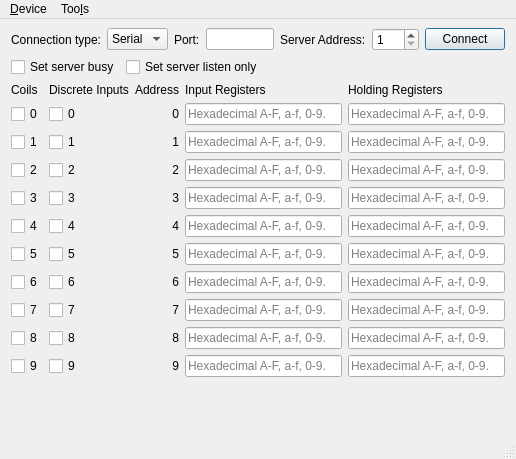
<?xml version="1.0" encoding="UTF-8"?>
<ui version="4.0">
 <class>MainWindow</class>
 <widget class="QMainWindow" name="MainWindow">
  <property name="geometry">
   <rect>
    <x>0</x>
    <y>0</y>
    <width>516</width>
    <height>459</height>
   </rect>
  </property>
  <property name="windowTitle">
   <string>Modbus Server Example</string>
  </property>
  <widget class="QWidget" name="centralWidget">
   <layout class="QVBoxLayout" name="verticalLayout">
    <property name="topMargin">
     <number>9</number>
    </property>
    <property name="bottomMargin">
     <number>0</number>
    </property>
    <item>
     <layout class="QGridLayout" name="gridLayout">
      <item row="0" column="5">
       <widget class="QLabel" name="label_27">
        <property name="sizePolicy">
         <sizepolicy hsizetype="Maximum" vsizetype="Preferred">
          <horstretch>0</horstretch>
          <verstretch>0</verstretch>
         </sizepolicy>
        </property>
        <property name="text">
         <string>Server Address:</string>
        </property>
       </widget>
      </item>
      <item row="0" column="7">
       <widget class="QPushButton" name="connectButton">
        <property name="sizePolicy">
         <sizepolicy hsizetype="Maximum" vsizetype="Fixed">
          <horstretch>0</horstretch>
          <verstretch>0</verstretch>
         </sizepolicy>
        </property>
        <property name="text">
         <string>Connect</string>
        </property>
        <property name="checkable">
         <bool>false</bool>
        </property>
        <property name="autoDefault">
         <bool>false</bool>
        </property>
        <property name="default">
         <bool>true</bool>
        </property>
       </widget>
      </item>
      <item row="0" column="6">
       <widget class="QSpinBox" name="serverEdit">
        <property name="sizePolicy">
         <sizepolicy hsizetype="Maximum" vsizetype="Fixed">
          <horstretch>0</horstretch>
          <verstretch>0</verstretch>
         </sizepolicy>
        </property>
        <property name="minimum">
         <number>1</number>
        </property>
        <property name="maximum">
         <number>247</number>
        </property>
       </widget>
      </item>
      <item row="0" column="4">
       <spacer name="horizontalSpacer">
        <property name="orientation">
         <enum>Qt::Horizontal</enum>
        </property>
        <property name="sizeHint" stdset="0">
         <size>
          <width>40</width>
          <height>20</height>
         </size>
        </property>
       </spacer>
      </item>
      <item row="0" column="1">
       <widget class="QComboBox" name="connectType">
        <item>
         <property name="text">
          <string>Serial</string>
         </property>
        </item>
        <item>
         <property name="text">
          <string>TCP</string>
         </property>
        </item>
       </widget>
      </item>
      <item row="0" column="2">
       <widget class="QLabel" name="label_2">
        <property name="sizePolicy">
         <sizepolicy hsizetype="Maximum" vsizetype="Preferred">
          <horstretch>0</horstretch>
          <verstretch>0</verstretch>
         </sizepolicy>
        </property>
        <property name="text">
         <string>Port:</string>
        </property>
       </widget>
      </item>
      <item row="0" column="0">
       <widget class="QLabel" name="label">
        <property name="text">
         <string>Connection type:</string>
        </property>
       </widget>
      </item>
      <item row="0" column="3">
       <widget class="QLineEdit" name="portEdit">
        <property name="sizePolicy">
         <sizepolicy hsizetype="Preferred" vsizetype="Fixed">
          <horstretch>0</horstretch>
          <verstretch>0</verstretch>
         </sizepolicy>
        </property>
       </widget>
      </item>
     </layout>
    </item>
    <item>
     <layout class="QHBoxLayout" name="horizontalLayout">
      <item>
       <widget class="QCheckBox" name="setBusyBox">
        <property name="text">
         <string>Set server busy</string>
        </property>
       </widget>
      </item>
      <item>
       <widget class="QCheckBox" name="listenOnlyBox">
        <property name="text">
         <string>Set server listen only</string>
        </property>
       </widget>
      </item>
      <item>
       <spacer name="horizontalSpacer_2">
        <property name="orientation">
         <enum>Qt::Horizontal</enum>
        </property>
        <property name="sizeHint" stdset="0">
         <size>
          <width>40</width>
          <height>20</height>
         </size>
        </property>
       </spacer>
      </item>
     </layout>
    </item>
    <item>
     <spacer name="verticalSpacer">
      <property name="orientation">
       <enum>Qt::Vertical</enum>
      </property>
      <property name="sizeType">
       <enum>QSizePolicy::Maximum</enum>
      </property>
      <property name="sizeHint" stdset="0">
       <size>
        <width>20</width>
        <height>0</height>
       </size>
      </property>
     </spacer>
    </item>
    <item>
     <layout class="QGridLayout" name="gridLayout_2">
      <item row="3" column="1">
       <widget class="QCheckBox" name="disc_2">
        <property name="text">
         <string>2</string>
        </property>
       </widget>
      </item>
      <item row="3" column="2">
       <widget class="QLabel" name="label_23">
        <property name="text">
         <string>2</string>
        </property>
        <property name="alignment">
         <set>Qt::AlignRight|Qt::AlignTrailing|Qt::AlignVCenter</set>
        </property>
       </widget>
      </item>
      <item row="3" column="4">
       <widget class="QLineEdit" name="holdReg_2">
        <property name="maxLength">
         <number>32767</number>
        </property>
        <property name="placeholderText">
         <string>Hexadecimal A-F, a-f, 0-9.</string>
        </property>
       </widget>
      </item>
      <item row="4" column="0">
       <widget class="QCheckBox" name="coils_3">
        <property name="sizePolicy">
         <sizepolicy hsizetype="Maximum" vsizetype="Fixed">
          <horstretch>0</horstretch>
          <verstretch>0</verstretch>
         </sizepolicy>
        </property>
        <property name="text">
         <string>3</string>
        </property>
       </widget>
      </item>
      <item row="3" column="3">
       <widget class="QLineEdit" name="inReg_2">
        <property name="maxLength">
         <number>32767</number>
        </property>
        <property name="placeholderText">
         <string>Hexadecimal A-F, a-f, 0-9.</string>
        </property>
       </widget>
      </item>
      <item row="4" column="1">
       <widget class="QCheckBox" name="disc_3">
        <property name="text">
         <string>3</string>
        </property>
       </widget>
      </item>
      <item row="4" column="2">
       <widget class="QLabel" name="label_11">
        <property name="text">
         <string>3</string>
        </property>
        <property name="alignment">
         <set>Qt::AlignRight|Qt::AlignTrailing|Qt::AlignVCenter</set>
        </property>
       </widget>
      </item>
      <item row="4" column="3">
       <widget class="QLineEdit" name="inReg_3">
        <property name="maxLength">
         <number>32767</number>
        </property>
        <property name="placeholderText">
         <string>Hexadecimal A-F, a-f, 0-9.</string>
        </property>
       </widget>
      </item>
      <item row="5" column="0">
       <widget class="QCheckBox" name="coils_4">
        <property name="sizePolicy">
         <sizepolicy hsizetype="Maximum" vsizetype="Fixed">
          <horstretch>0</horstretch>
          <verstretch>0</verstretch>
         </sizepolicy>
        </property>
        <property name="text">
         <string>4</string>
        </property>
       </widget>
      </item>
      <item row="4" column="4">
       <widget class="QLineEdit" name="holdReg_3">
        <property name="maxLength">
         <number>32767</number>
        </property>
        <property name="placeholderText">
         <string>Hexadecimal A-F, a-f, 0-9.</string>
        </property>
       </widget>
      </item>
      <item row="5" column="1">
       <widget class="QCheckBox" name="disc_4">
        <property name="text">
         <string>4</string>
        </property>
       </widget>
      </item>
      <item row="5" column="2">
       <widget class="QLabel" name="label_8">
        <property name="text">
         <string>4</string>
        </property>
        <property name="alignment">
         <set>Qt::AlignRight|Qt::AlignTrailing|Qt::AlignVCenter</set>
        </property>
       </widget>
      </item>
      <item row="5" column="3">
       <widget class="QLineEdit" name="inReg_4">
        <property name="maxLength">
         <number>32767</number>
        </property>
        <property name="placeholderText">
         <string>Hexadecimal A-F, a-f, 0-9.</string>
        </property>
       </widget>
      </item>
      <item row="5" column="4">
       <widget class="QLineEdit" name="holdReg_4">
        <property name="maxLength">
         <number>32767</number>
        </property>
        <property name="placeholderText">
         <string>Hexadecimal A-F, a-f, 0-9.</string>
        </property>
       </widget>
      </item>
      <item row="6" column="0">
       <widget class="QCheckBox" name="coils_5">
        <property name="sizePolicy">
         <sizepolicy hsizetype="Maximum" vsizetype="Fixed">
          <horstretch>0</horstretch>
          <verstretch>0</verstretch>
         </sizepolicy>
        </property>
        <property name="text">
         <string>5</string>
        </property>
       </widget>
      </item>
      <item row="6" column="3">
       <widget class="QLineEdit" name="inReg_5">
        <property name="maxLength">
         <number>32767</number>
        </property>
        <property name="placeholderText">
         <string>Hexadecimal A-F, a-f, 0-9.</string>
        </property>
       </widget>
      </item>
      <item row="6" column="1">
       <widget class="QCheckBox" name="disc_5">
        <property name="text">
         <string>5</string>
        </property>
       </widget>
      </item>
      <item row="6" column="2">
       <widget class="QLabel" name="label_12">
        <property name="text">
         <string>5</string>
        </property>
        <property name="alignment">
         <set>Qt::AlignRight|Qt::AlignTrailing|Qt::AlignVCenter</set>
        </property>
       </widget>
      </item>
      <item row="6" column="4">
       <widget class="QLineEdit" name="holdReg_5">
        <property name="maxLength">
         <number>32767</number>
        </property>
        <property name="placeholderText">
         <string>Hexadecimal A-F, a-f, 0-9.</string>
        </property>
       </widget>
      </item>
      <item row="7" column="0">
       <widget class="QCheckBox" name="coils_6">
        <property name="sizePolicy">
         <sizepolicy hsizetype="Maximum" vsizetype="Fixed">
          <horstretch>0</horstretch>
          <verstretch>0</verstretch>
         </sizepolicy>
        </property>
        <property name="text">
         <string>6</string>
        </property>
       </widget>
      </item>
      <item row="1" column="4">
       <widget class="QLineEdit" name="holdReg_0">
        <property name="maxLength">
         <number>32767</number>
        </property>
        <property name="placeholderText">
         <string>Hexadecimal A-F, a-f, 0-9.</string>
        </property>
       </widget>
      </item>
      <item row="2" column="0">
       <widget class="QCheckBox" name="coils_1">
        <property name="sizePolicy">
         <sizepolicy hsizetype="Maximum" vsizetype="Fixed">
          <horstretch>0</horstretch>
          <verstretch>0</verstretch>
         </sizepolicy>
        </property>
        <property name="text">
         <string>1</string>
        </property>
       </widget>
      </item>
      <item row="2" column="1">
       <widget class="QCheckBox" name="disc_1">
        <property name="text">
         <string>1</string>
        </property>
       </widget>
      </item>
      <item row="2" column="2">
       <widget class="QLabel" name="label_22">
        <property name="text">
         <string>1</string>
        </property>
        <property name="alignment">
         <set>Qt::AlignRight|Qt::AlignTrailing|Qt::AlignVCenter</set>
        </property>
       </widget>
      </item>
      <item row="2" column="3">
       <widget class="QLineEdit" name="inReg_1">
        <property name="maxLength">
         <number>32767</number>
        </property>
        <property name="placeholderText">
         <string>Hexadecimal A-F, a-f, 0-9.</string>
        </property>
       </widget>
      </item>
      <item row="2" column="4">
       <widget class="QLineEdit" name="holdReg_1">
        <property name="maxLength">
         <number>32767</number>
        </property>
        <property name="placeholderText">
         <string>Hexadecimal A-F, a-f, 0-9.</string>
        </property>
       </widget>
      </item>
      <item row="3" column="0">
       <widget class="QCheckBox" name="coils_2">
        <property name="sizePolicy">
         <sizepolicy hsizetype="Maximum" vsizetype="Fixed">
          <horstretch>0</horstretch>
          <verstretch>0</verstretch>
         </sizepolicy>
        </property>
        <property name="text">
         <string>2</string>
        </property>
       </widget>
      </item>
      <item row="10" column="3">
       <widget class="QLineEdit" name="inReg_9">
        <property name="maxLength">
         <number>32767</number>
        </property>
        <property name="placeholderText">
         <string>Hexadecimal A-F, a-f, 0-9.</string>
        </property>
       </widget>
      </item>
      <item row="10" column="2">
       <widget class="QLabel" name="label_16">
        <property name="text">
         <string>9</string>
        </property>
        <property name="alignment">
         <set>Qt::AlignRight|Qt::AlignTrailing|Qt::AlignVCenter</set>
        </property>
       </widget>
      </item>
      <item row="10" column="1">
       <widget class="QCheckBox" name="disc_9">
        <property name="text">
         <string>9</string>
        </property>
       </widget>
      </item>
      <item row="10" column="4">
       <widget class="QLineEdit" name="holdReg_9">
        <property name="maxLength">
         <number>32767</number>
        </property>
        <property name="placeholderText">
         <string>Hexadecimal A-F, a-f, 0-9.</string>
        </property>
       </widget>
      </item>
      <item row="7" column="3">
       <widget class="QLineEdit" name="inReg_6">
        <property name="maxLength">
         <number>32767</number>
        </property>
        <property name="placeholderText">
         <string>Hexadecimal A-F, a-f, 0-9.</string>
        </property>
       </widget>
      </item>
      <item row="7" column="1">
       <widget class="QCheckBox" name="disc_6">
        <property name="text">
         <string>6</string>
        </property>
       </widget>
      </item>
      <item row="7" column="4">
       <widget class="QLineEdit" name="holdReg_6">
        <property name="maxLength">
         <number>32767</number>
        </property>
        <property name="placeholderText">
         <string>Hexadecimal A-F, a-f, 0-9.</string>
        </property>
       </widget>
      </item>
      <item row="8" column="0">
       <widget class="QCheckBox" name="coils_7">
        <property name="sizePolicy">
         <sizepolicy hsizetype="Maximum" vsizetype="Fixed">
          <horstretch>0</horstretch>
          <verstretch>0</verstretch>
         </sizepolicy>
        </property>
        <property name="text">
         <string>7</string>
        </property>
       </widget>
      </item>
      <item row="7" column="2">
       <widget class="QLabel" name="label_13">
        <property name="text">
         <string>6</string>
        </property>
        <property name="alignment">
         <set>Qt::AlignRight|Qt::AlignTrailing|Qt::AlignVCenter</set>
        </property>
       </widget>
      </item>
      <item row="8" column="1">
       <widget class="QCheckBox" name="disc_7">
        <property name="text">
         <string>7</string>
        </property>
       </widget>
      </item>
      <item row="8" column="3">
       <widget class="QLineEdit" name="inReg_7">
        <property name="maxLength">
         <number>32767</number>
        </property>
        <property name="placeholderText">
         <string>Hexadecimal A-F, a-f, 0-9.</string>
        </property>
       </widget>
      </item>
      <item row="8" column="2">
       <widget class="QLabel" name="label_14">
        <property name="text">
         <string>7</string>
        </property>
        <property name="alignment">
         <set>Qt::AlignRight|Qt::AlignTrailing|Qt::AlignVCenter</set>
        </property>
       </widget>
      </item>
      <item row="8" column="4">
       <widget class="QLineEdit" name="holdReg_7">
        <property name="maxLength">
         <number>32767</number>
        </property>
        <property name="placeholderText">
         <string>Hexadecimal A-F, a-f, 0-9.</string>
        </property>
       </widget>
      </item>
      <item row="9" column="0">
       <widget class="QCheckBox" name="coils_8">
        <property name="sizePolicy">
         <sizepolicy hsizetype="Maximum" vsizetype="Fixed">
          <horstretch>0</horstretch>
          <verstretch>0</verstretch>
         </sizepolicy>
        </property>
        <property name="text">
         <string>8</string>
        </property>
       </widget>
      </item>
      <item row="9" column="1">
       <widget class="QCheckBox" name="disc_8">
        <property name="text">
         <string>8</string>
        </property>
       </widget>
      </item>
      <item row="9" column="2">
       <widget class="QLabel" name="label_15">
        <property name="text">
         <string>8</string>
        </property>
        <property name="alignment">
         <set>Qt::AlignRight|Qt::AlignTrailing|Qt::AlignVCenter</set>
        </property>
       </widget>
      </item>
      <item row="9" column="3">
       <widget class="QLineEdit" name="inReg_8">
        <property name="maxLength">
         <number>32767</number>
        </property>
        <property name="placeholderText">
         <string>Hexadecimal A-F, a-f, 0-9.</string>
        </property>
       </widget>
      </item>
      <item row="10" column="0">
       <widget class="QCheckBox" name="coils_9">
        <property name="sizePolicy">
         <sizepolicy hsizetype="Maximum" vsizetype="Fixed">
          <horstretch>0</horstretch>
          <verstretch>0</verstretch>
         </sizepolicy>
        </property>
        <property name="text">
         <string>9</string>
        </property>
       </widget>
      </item>
      <item row="9" column="4">
       <widget class="QLineEdit" name="holdReg_8">
        <property name="maxLength">
         <number>32767</number>
        </property>
        <property name="placeholderText">
         <string>Hexadecimal A-F, a-f, 0-9.</string>
        </property>
       </widget>
      </item>
      <item row="0" column="1">
       <widget class="QLabel" name="discreteInputs">
        <property name="text">
         <string>Discrete Inputs</string>
        </property>
       </widget>
      </item>
      <item row="0" column="3">
       <widget class="QLabel" name="inputRegisters">
        <property name="text">
         <string>Input Registers</string>
        </property>
       </widget>
      </item>
      <item row="0" column="0">
       <widget class="QLabel" name="coils">
        <property name="sizePolicy">
         <sizepolicy hsizetype="Maximum" vsizetype="Preferred">
          <horstretch>0</horstretch>
          <verstretch>0</verstretch>
         </sizepolicy>
        </property>
        <property name="text">
         <string>Coils</string>
        </property>
       </widget>
      </item>
      <item row="0" column="2">
       <widget class="QLabel" name="address">
        <property name="text">
         <string>Address</string>
        </property>
        <property name="alignment">
         <set>Qt::AlignRight|Qt::AlignTrailing|Qt::AlignVCenter</set>
        </property>
       </widget>
      </item>
      <item row="0" column="4">
       <widget class="QLabel" name="holdingRegisters">
        <property name="text">
         <string>Holding Registers</string>
        </property>
       </widget>
      </item>
      <item row="1" column="0">
       <widget class="QCheckBox" name="coils_0">
        <property name="sizePolicy">
         <sizepolicy hsizetype="Maximum" vsizetype="Fixed">
          <horstretch>0</horstretch>
          <verstretch>0</verstretch>
         </sizepolicy>
        </property>
        <property name="text">
         <string>0</string>
        </property>
       </widget>
      </item>
      <item row="1" column="1">
       <widget class="QCheckBox" name="disc_0">
        <property name="text">
         <string>0</string>
        </property>
       </widget>
      </item>
      <item row="1" column="3">
       <widget class="QLineEdit" name="inReg_0">
        <property name="maxLength">
         <number>32767</number>
        </property>
        <property name="placeholderText">
         <string>Hexadecimal A-F, a-f, 0-9.</string>
        </property>
       </widget>
      </item>
      <item row="1" column="2">
       <widget class="QLabel" name="label_21">
        <property name="text">
         <string>0</string>
        </property>
        <property name="alignment">
         <set>Qt::AlignRight|Qt::AlignTrailing|Qt::AlignVCenter</set>
        </property>
       </widget>
      </item>
     </layout>
    </item>
    <item>
     <spacer name="verticalSpacer_2">
      <property name="orientation">
       <enum>Qt::Vertical</enum>
      </property>
      <property name="sizeType">
       <enum>QSizePolicy::MinimumExpanding</enum>
      </property>
      <property name="sizeHint" stdset="0">
       <size>
        <width>20</width>
        <height>0</height>
       </size>
      </property>
     </spacer>
    </item>
   </layout>
  </widget>
  <widget class="QStatusBar" name="statusBar"/>
  <widget class="QMenuBar" name="menuBar">
   <property name="geometry">
    <rect>
     <x>0</x>
     <y>0</y>
     <width>516</width>
     <height>22</height>
    </rect>
   </property>
   <widget class="QMenu" name="menu_Device">
    <property name="title">
     <string>&amp;Device</string>
    </property>
    <addaction name="actionConnect"/>
    <addaction name="actionDisconnect"/>
    <addaction name="separator"/>
    <addaction name="actionExit"/>
   </widget>
   <widget class="QMenu" name="menuToo_ls">
    <property name="title">
     <string>Too&amp;ls</string>
    </property>
    <addaction name="actionOptions"/>
   </widget>
   <addaction name="menu_Device"/>
   <addaction name="menuToo_ls"/>
  </widget>
  <action name="actionConnect">
   <property name="icon">
    <iconset resource="device-simulator.qrc">
     <normaloff>:/images/connect.png</normaloff>:/images/connect.png</iconset>
   </property>
   <property name="text">
    <string>&amp;Connect</string>
   </property>
  </action>
  <action name="actionDisconnect">
   <property name="icon">
    <iconset resource="device-simulator.qrc">
     <normaloff>:/images/disconnect.png</normaloff>:/images/disconnect.png</iconset>
   </property>
   <property name="text">
    <string>&amp;Disconnect</string>
   </property>
  </action>
  <action name="actionExit">
   <property name="icon">
    <iconset resource="device-simulator.qrc">
     <normaloff>:/images/application-exit.png</normaloff>:/images/application-exit.png</iconset>
   </property>
   <property name="text">
    <string>&amp;Quit</string>
   </property>
  </action>
  <action name="actionOptions">
   <property name="icon">
    <iconset resource="device-simulator.qrc">
     <normaloff>:/images/settings.png</normaloff>:/images/settings.png</iconset>
   </property>
   <property name="text">
    <string>&amp;Options</string>
   </property>
  </action>
 </widget>
 <layoutdefault spacing="6" margin="11"/>
 <tabstops>
  <tabstop>connectType</tabstop>
  <tabstop>portEdit</tabstop>
  <tabstop>serverEdit</tabstop>
  <tabstop>connectButton</tabstop>
  <tabstop>coils_0</tabstop>
  <tabstop>disc_0</tabstop>
  <tabstop>inReg_0</tabstop>
  <tabstop>holdReg_0</tabstop>
  <tabstop>coils_1</tabstop>
  <tabstop>disc_1</tabstop>
  <tabstop>inReg_1</tabstop>
  <tabstop>holdReg_1</tabstop>
  <tabstop>coils_2</tabstop>
  <tabstop>disc_2</tabstop>
  <tabstop>inReg_2</tabstop>
  <tabstop>holdReg_2</tabstop>
  <tabstop>coils_3</tabstop>
  <tabstop>disc_3</tabstop>
  <tabstop>inReg_3</tabstop>
  <tabstop>holdReg_3</tabstop>
  <tabstop>coils_4</tabstop>
  <tabstop>disc_4</tabstop>
  <tabstop>inReg_4</tabstop>
  <tabstop>holdReg_4</tabstop>
  <tabstop>coils_5</tabstop>
  <tabstop>disc_5</tabstop>
  <tabstop>inReg_5</tabstop>
  <tabstop>holdReg_5</tabstop>
  <tabstop>coils_6</tabstop>
  <tabstop>disc_6</tabstop>
  <tabstop>inReg_6</tabstop>
  <tabstop>holdReg_6</tabstop>
  <tabstop>coils_7</tabstop>
  <tabstop>disc_7</tabstop>
  <tabstop>inReg_7</tabstop>
  <tabstop>holdReg_7</tabstop>
  <tabstop>coils_8</tabstop>
  <tabstop>disc_8</tabstop>
  <tabstop>inReg_8</tabstop>
  <tabstop>holdReg_8</tabstop>
  <tabstop>coils_9</tabstop>
  <tabstop>disc_9</tabstop>
  <tabstop>inReg_9</tabstop>
  <tabstop>holdReg_9</tabstop>
 </tabstops>
 <resources>
  <include location="device-simulator.qrc"/>
 </resources>
 <connections/>
</ui>
